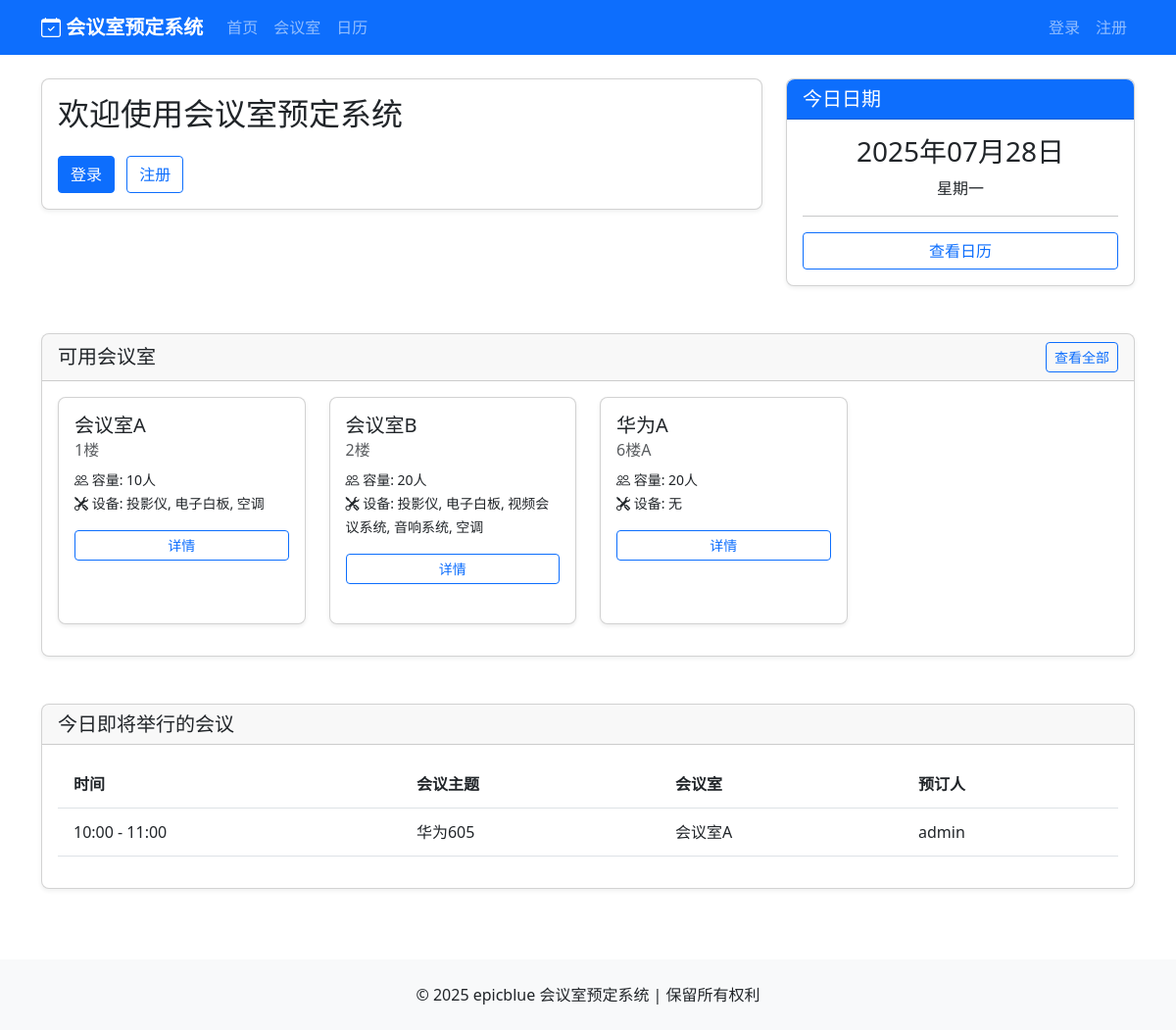
The page / on the database its author committed.
### main.py (models this page shows, shortened)
class Room(db.Model):
    id = db.Column(db.Integer, primary_key=True)
    name = db.Column(db.String(50), nullable=False)
    location = db.Column(db.String(100), nullable=False)
    capacity = db.Column(db.Integer, nullable=False)
    description = db.Column(db.Text)
    is_active = db.Column(db.Boolean, default=True)
    reservations = db.relationship('Reservation', backref='room', lazy=True)
    equipments = db.relationship('RoomEquipment', backref='room', lazy=True)
    def get_equipment_list(self):
        return [re.equipment for re in self.equipments]

class Reservation(db.Model):
    id = db.Column(db.Integer, primary_key=True)
    title = db.Column(db.String(100), nullable=False)
    date = db.Column(db.Date, nullable=False)
    start_time = db.Column(db.Time, nullable=False)
    end_time = db.Column(db.Time, nullable=False)
    attendees = db.Column(db.Integer, nullable=False)
    description = db.Column(db.Text)
    status = db.Column(db.String(20), default='confirmed')  # confirmed, canceled, completed
    created_at = db.Column(db.DateTime, default=datetime.utcnow)
    user_id = db.Column(db.Integer, db.ForeignKey('user.id'), nullable=False)
    room_id = db.Column(db.Integer, db.ForeignKey('room.id'), nullable=False)
    documents = db.relationship('ReservationDocument', backref='reservation', lazy=True, cascade="all, delete-orphan")
    def format_time(self):
        return f"{self.start_time.strftime('%H:%M')} - {self.end_time.strftime('%H:%M')}"

class User(UserMixin, db.Model):
    id = db.Column(db.Integer, primary_key=True)
    username = db.Column(db.String(50), unique=True, nullable=False)
    email = db.Column(db.String(100), unique=True, nullable=False)
    password_hash = db.Column(db.String(128))
    department = db.Column(db.String(100))
    phone = db.Column(db.String(20))
    role_id = db.Column(db.Integer, db.ForeignKey('role.id'), nullable=False)
    reservations = db.relationship('Reservation', backref='user', lazy=True)
    uploaded_documents = db.relationship('ReservationDocument', back_populates='uploader', lazy=True, foreign_keys='ReservationDocument.uploaded_by')

### main.py (the view)
@app.route('/')
def home():
    today = datetime.now().date()
    rooms = Room.query.filter_by(is_active=True).all()
    upcoming_reservations = Reservation.query.filter(
        Reservation.date >= today,
        Reservation.status == 'confirmed'
    ).order_by(Reservation.date, Reservation.start_time).limit(5).all()
    return render_template('home.html',
                          rooms=rooms,
                          upcoming_reservations=upcoming_reservations,
                          today=today)

### templates/home.html (shortened to what this page needs)
{% extends 'base.html' %}
{% block content %}
<div class="row mb-4">
    <div class="col-md-8">
        <div class="card shadow-sm">
            <div class="card-body">
                <h2 class="card-title">欢迎使用会议室预定系统</h2>
                {% if not current_user.is_authenticated %}
                <div class="mt-4">
                    <a href="{{ url_for('login') }}" class="btn btn-primary me-2">登录</a>
                    <a href="{{ url_for('register') }}" class="btn btn-outline-primary">注册</a>
                </div>
                {% else %}
                <div class="mt-4">
                    <a href="{{ url_for('reserve') }}" class="btn btn-primary me-2">预订会议室</a>
                    <a href="{{ url_for('my_reservations') }}" class="btn btn-outline-primary">我的预订</a>
                </div>
                {% endif %}
            </div>
        </div>
    </div>
    <div class="col-md-4">
        <div class="card shadow-sm">
            <div class="card-header bg-primary text-white">
                <h5 class="card-title mb-0">今日日期</h5>
            </div>
            <div class="card-body">
                <h3 class="text-center">{{ today.strftime('%Y年%m月%d日') }}</h3>
                <p class="text-center">{{ ['星期一', '星期二', '星期三', '星期四', '星期五', '星期六', '星期日'][today.weekday()] }}</p>
                <hr>
                <div class="d-grid">
                    <a href="{{ url_for('calendar_view') }}" class="btn btn-outline-primary">查看日历</a>
                </div>
            </div>
        </div>
    </div>
</div>
<div class="row mb-4">
    <div class="col-12">
        <div class="card shadow-sm">
            <div class="card-header d-flex justify-content-between align-items-center">
                <h5 class="card-title mb-0">可用会议室</h5>
                <a href="{{ url_for('room_list') }}" class="btn btn-sm btn-outline-primary">查看全部</a>
            </div>
            <div class="card-body">
                <div class="row">
                    {% for room in rooms %}
                    <div class="col-md-6 col-lg-3 mb-3">
                        <div class="card h-100">
                            <div class="card-body">
                                <h5 class="card-title">{{ room.name }}</h5>
                                <h6 class="card-subtitle mb-2 text-muted">{{ room.location }}</h6>
                                <p class="card-text">
                                    <small>
                                        <i class="bi bi-people"></i> 容量: {{ room.capacity }}人<br>
                                        {% set equipment_names = room.get_equipment_list()|map(attribute='name')|join(', ') %}
                                        <i class="bi bi-tools"></i> 设备: {{ equipment_names or '无' }}
                                    </small>
                                </p>
                                <div class="d-grid gap-2">
                                    <a href="{{ url_for('room_detail', id=room.id) }}" class="btn btn-sm btn-outline-primary">详情</a>
                                </div>
                            </div>
                        </div>
                    </div>
                    {% endfor %}
                </div>
            </div>
        </div>
    </div>
</div>
<div class="row">
    <div class="col-12">
        <div class="card shadow-sm">
            <div class="card-header">
                <h5 class="card-title mb-0">今日即将举行的会议</h5>
            </div>
            <div class="card-body">
                {% if upcoming_reservations %}
                <div class="table-responsive">
                    <table class="table table-hover">
                        <thead>
                            <tr>
                                <th>时间</th>
                                <th>会议主题</th>
                                <th>会议室</th>
                                <th>预订人</th>
                            </tr>
                        </thead>
                        <tbody>
                            {% for reservation in upcoming_reservations %}
                            <tr>
                                <td>{{ reservation.format_time() }}</td>
                                <td>{{ reservation.title }}</td>
                                <td>{{ reservation.room.name }}</td>
                                <td>{{ reservation.user.username }}</td>
                            </tr>
                            {% endfor %}
                        </tbody>
                    </table>
                </div>
                {% else %}
                <div class="text-center py-3">
                    <p class="text-muted mb-0">今日暂无会议安排</p>
                </div>
                {% endif %}
            </div>
        </div>
    </div>
</div>
{% endblock %}

### templates/base.html (shortened to what this page needs)
<!DOCTYPE html>
<html lang="zh-CN">
<head>
    <link href="{{ url_for('static', filename='css/bootstrap.min.css') }}" rel="stylesheet">
    <link rel="stylesheet" href="{{ url_for('static', filename='css/bootstrap-icons.css') }}">
    <link href="{{ url_for('static', filename='css/fullcalendar.min.css') }}" rel="stylesheet">
    <link rel="stylesheet" href="{{ url_for('static', filename='css/style.css') }}">
</head>
<body>
    <nav class="navbar navbar-expand-lg navbar-dark bg-primary">
        <div class="container">
            <a class="navbar-brand" href="{{ url_for('home') }}">
                <i class="bi bi-calendar-check"></i> 会议室预定系统
            </a>
            <div class="collapse navbar-collapse" id="navbarNav">
                <ul class="navbar-nav me-auto">
                    <li class="nav-item">
                        <a class="nav-link" href="{{ url_for('home') }}">首页</a>
                    </li>
                    <li class="nav-item">
                        <a class="nav-link" href="{{ url_for('room_list') }}">会议室</a>
                    </li>
                    <li class="nav-item">
                        <a class="nav-link" href="{{ url_for('calendar_view') }}">日历</a>
                    </li>
                </ul>
                <ul class="navbar-nav">
                    {% if current_user.is_authenticated %}
                    <li class="nav-item dropdown">
                        <a class="nav-link dropdown-toggle" href="#" role="button" data-bs-toggle="dropdown">
                            <i class="bi bi-person-circle"></i> {{ current_user.username }}
                        </a>
                        <ul class="dropdown-menu dropdown-menu-end">
                            <li><a class="dropdown-item" href="{{ url_for('profile') }}">个人资料</a></li>
                            <li><hr class="dropdown-divider"></li>
                            <li><a class="dropdown-item" href="{{ url_for('logout') }}">退出登录</a></li>
                        </ul>
                    </li>
                    {% else %}
                    <li class="nav-item">
                        <a class="nav-link" href="{{ url_for('login') }}">登录</a>
                    </li>
                    <li class="nav-item">
                        <a class="nav-link" href="{{ url_for('register') }}">注册</a>
                    </li>
                    {% endif %}
                </ul>
            </div>
        </div>
    </nav>
    <div class="container mt-4 mb-5">
        {% block content %}{% endblock %}
    </div>
    <footer class="bg-light py-4 mt-auto">
        <div class="container text-center">
            <p class="mb-0">© 2025 epicblue 会议室预定系统 | 保留所有权利</p>
        </div>
    </footer>
</body>
</html>

### static/css/style.css (style rules this page uses)
body { display: flex; flex-direction: column; min-height: 100vh; }
.container { flex: 1; }
.navbar-brand { font-weight: bold; }
.card { border-radius: 0.5rem; box-shadow: 0 0.125rem 0.25rem rgba(0, 0, 0, 0.075); margin-bottom: 1.5rem; }
.card-header { border-top-left-radius: 0.5rem !important; border-top-right-radius: 0.5rem !important; }
.table > :not(caption) > * > * { padding: 0.75rem 1rem; }
.btn { border-radius: 0.25rem; }

### rows shown on the page
Room: name "会议室A", location "1楼", capacity "10", equipment_names "投影仪, 电子白板, 空调"
Room: name "会议室B", location "2楼", capacity "20", equipment_names "投影仪, 电子白板, 视频会议系统, 音响系统, 空调"
Room: name "华为A", location "6楼A", capacity "20", equipment_names "无"
Reservation: format_time "10:00 - 11:00", title "华为605", room.name "会议室A", user.username "admin"
